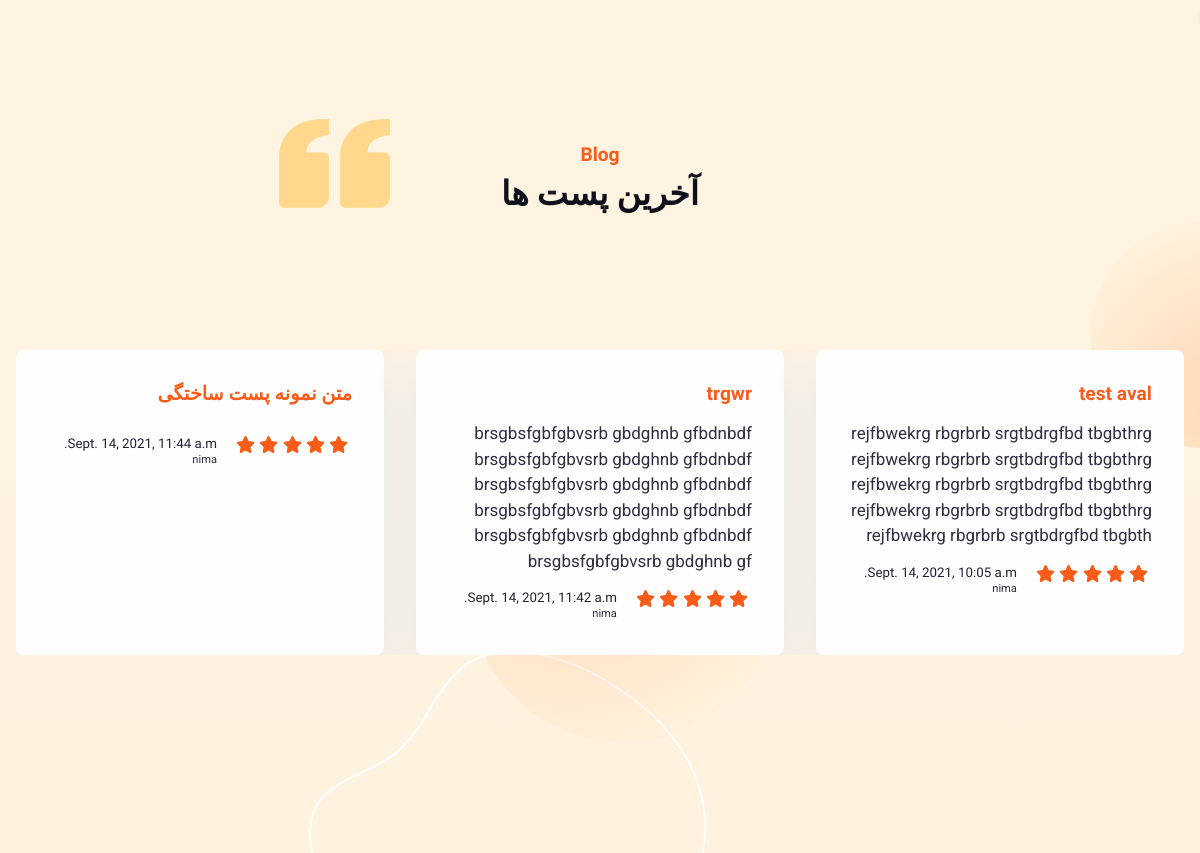
Before: / (middle part) with the older database file.
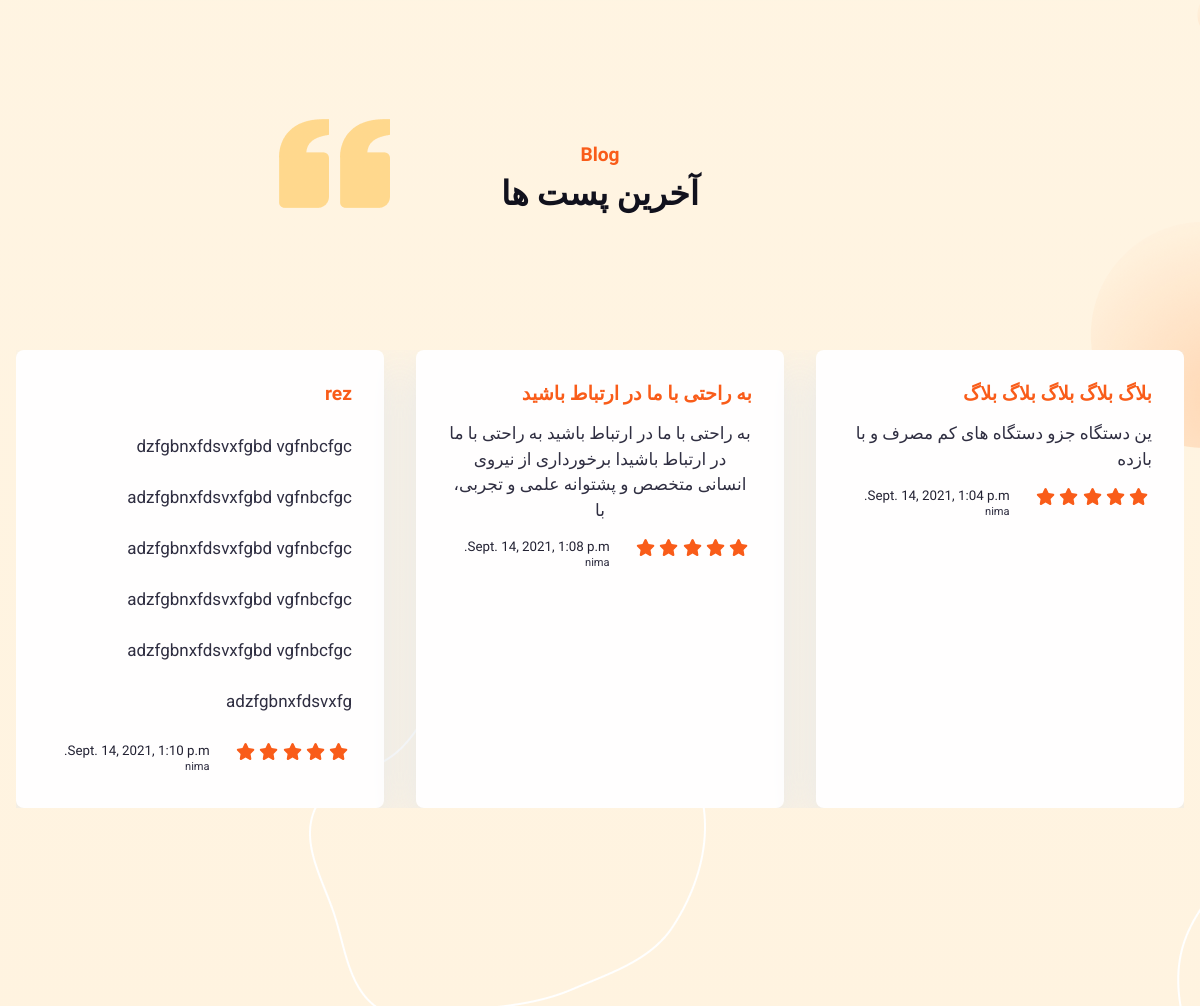
After: the same page with the newer database file.
### blog/models.py (models this page shows, shortened)
class Post(models.Model):
    title = models.CharField(max_length=200, unique=True)
    slug = models.SlugField(max_length=200, unique=True)
    author = models.ForeignKey(
        User, on_delete=models.CASCADE, related_name="blog_posts"
    )
    updated_on = models.DateTimeField(auto_now=True)
    content = models.TextField()
    created_on = models.DateTimeField(auto_now_add=True)
    status = models.IntegerField(choices=STATUS, default=0)
    class Meta:
        ordering = ["-created_on"]

### blog/views.py (the view)
# urls.py: path("", views.tampo, name="tampo"),
def tampo(request):
    posts = models.Post.objects.filter(status=True).order_by("-created_on")[:3]
    return render(request, 'tampo.html', {'posts': posts})

### templates/tampo.html (shortened to what this page needs)
{% extends "base.html" %}
{% load static %}
{% block content %}
<section>
</section>
<section class="py-7">
  <div class="container-fluid">
    <div class="row flex-center">
      <div class="col-md-8 col-lg-5 text-center">
        <h5 class="text-danger"> Blog </h5>
        <h2> آخرین پست ها </h2>
      </div>
      <div class="carousel slide pt-6" id="carouselExampleDark" data-bs-ride="carousel">
        <div class="carousel slide pt-6" id="carouselExampleDark" data-bs-ride="carousel">
          <div class="carousel-inner">
            <div class="carousel-item active" data-bs-interval="10000">
              <div class="row h-100">
       {% for Post in posts %}
          <div class="col-md-4 mb-3 mb-md-0" dir="rtl">
            <div class="card h-100 card-span p-3">
              <div class="card-body">
                <h5 class="mb-0 text-primary"> {{ Post.title }} </h5>
                <p class="card-text "> {{ Post.content|safe|slice:":200" }}   </p>
                <div class="d-xl-flex justify-content-between align-items-center">
                  <div class="d-flex align-items-center mb-3"><i class="fas fa-star text-primary me-1"></i><i class="fas fa-star text-primary me-1"></i><i class="fas fa-star text-primary me-1"></i><i class="fas fa-star text-primary me-1"></i><i class="fas fa-star text-primary me-1"></i></div>
                  <div class="d-flex align-items-center"><img class="img-fluid" src="assets/img/icons/avatar.png" alt="" />
                    <div class="flex-1 ms-3">
                      <h6 class="mb-0 fs--1 text-1000 fw-medium"> {{ Post.updated_on }}  </h6>
                      <p class="fs--2 fw-normal mb-0"> {{ Post.author }}  </p>
                    </div>
                  </div>
                </div>
              </div>
            </div>
          </div>
       {% endfor %}
       </div></div></div></div>
      </div>
    </div>
  </div>
</section>
<section>
</section>
{%endblock%}

Changed rows visible on the page:
removed Post: title "متن نمونه پست ساختگی", updated_on "Sept. 14, 2021, 11:44 a.m.", author "nima"
removed Post: title "trgwr", content "brsgbsfgbfgbvsrb gbdghnb gfbdnbdf brsgbsfgbfgbvsrb gbdghnb gfbdnbdf brsgbsfgbfgbvsrb gbdghnb gfbdnbdf brsgbsfgbfgbvsrb gbdghnb gfbdnbdf brsgbsfgbfgbvsrb gbdghnb gfbdnbdf brsgbsfgbfgbvsrb gbdghnb gf", updated_on "Sept. 14, 2021, 11:42 a.m.", author "nima"
removed Post: title "test aval", content "rejfbwekrg rbgrbrb srgtbdrgfbd tbgbthrg rejfbwekrg rbgrbrb srgtbdrgfbd tbgbthrg rejfbwekrg rbgrbrb srgtbdrgfbd tbgbthrg rejfbwekrg rbgrbrb srgtbdrgfbd tbgbthrg rejfbwekrg rbgrbrb srgtbdrgfbd tbgbth", updated_on "Sept. 14, 2021, 10:05 a.m.", author "nima"
added Post: title "rez", content "dzfgbnxfdsvxfgbd vgfnbcfgc adzfgbnxfdsvxfgbd vgfnbcfgc adzfgbnxfdsvxfgbd vgfnbcfgc adzfgbnxfdsvxfgbd vgfnbcfgc adzfgbnxfdsvxfgbd vgfnbcfgc adzfgbnxfdsvxfg", updated_on "Sept. 14, 2021, 1:10 p.m.", author "nima"
added Post: title "به راحتی با ما در ارتباط باشید", content "به راحتی با ما در ارتباط باشید به راحتی با ما در ارتباط باشید ا برخوردارى از نيروى انسانى متخصص و پشتوانه علمى و تجربى، با", updated_on "Sept. 14, 2021, 1:08 p.m.", author "nima"
added Post: title "بلاگ بلاگ بلاگ بلاگ بلاگ", content "ین دستگاه جزو دستگاه های کم مصرف و با بازده", updated_on "Sept. 14, 2021, 1:04 p.m.", author "nima"
